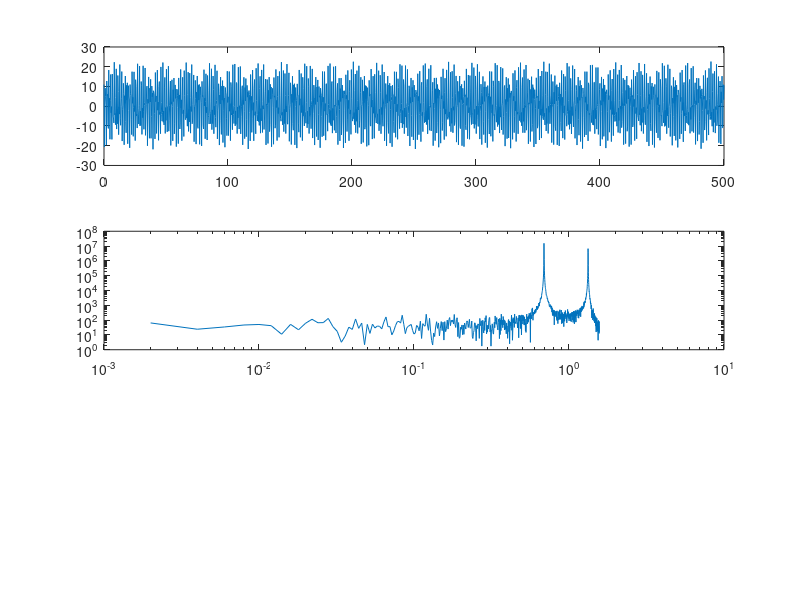

The MATLAB source for this figure:

a = 0;
b = 500;
N = 1570;

t = linspace(a, b, N);
y = 12 * sin(2*pi* 15 * t) + 10 * cos(2*pi* 17.5 * t) + ...    
    1 * rand(1, N);

Delta = t(2) - t(1);

f = (-N/2 : +N/2)' ./ (N * Delta);
f = f';

F = Delta * fft(y);

F = F(:);
if mod(N, 2) == 0
    F = [F ; F(1) ];
    F = fftshift(F);
else
    F = fftshift(F);
    F = [F ; F(1) ];
end

fplus = f(f >= 0);
Fplus = F(f >= 0);

P = 2 * abs(Fplus).^2;

figure(1);
clf;
subplot(3,1,1); plot(t, y);
subplot(3,1,2); loglog(fplus, P);
